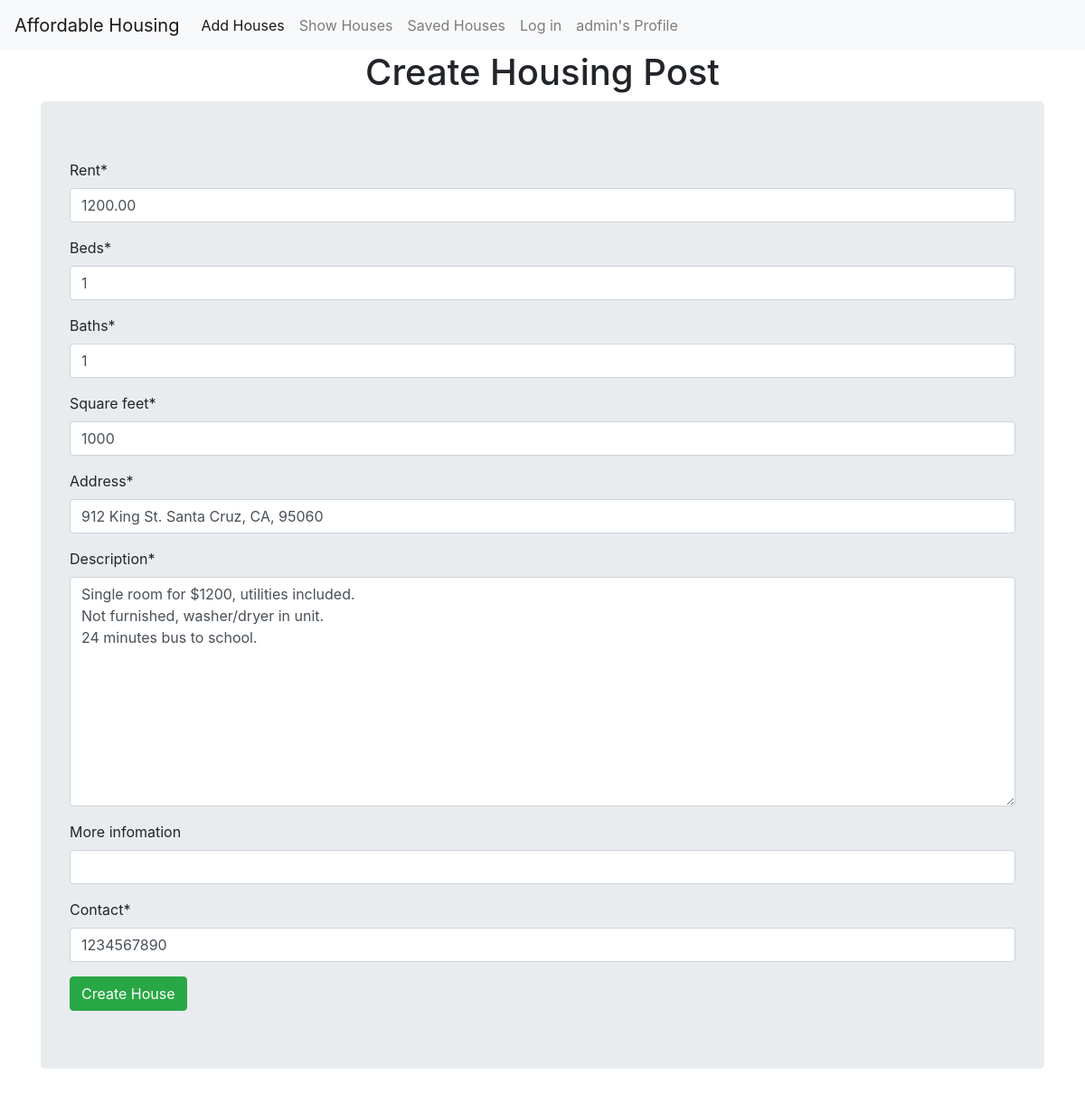
/update/1 (signed in), run on the app's committed database.
### housing/models.py (models this page shows)
class House(models.Model):
    oid = models.AutoField(primary_key=True)
    rent = models.DecimalField(max_digits=8, decimal_places=2, default=1000.00)
    beds = models.IntegerField(default=3)
    baths = models.IntegerField(default=3)
    square_feet = models.IntegerField(default=1000, null=True)
    address = models.CharField(default="", max_length=255)
    description = models.TextField(default="")
    More_infomation = models.URLField(max_length=200, blank=True, null=True)
    contact = models.IntegerField(default=1234567890)

### housing/views.py (the view)
# urls.py: path('update/<int:f_oid>', views.update_view, name= 'update_url'),
def update_view(request, f_oid):
    obj = House.objects.get(oid = f_oid)
    form = HouseForm(instance=obj)
    if request.method == 'POST':
        form = HouseForm(request.POST, instance=obj)
        if form.is_valid():
            form.save()
            return redirect('show_url') ###
    template_name = 'create_view.html'
    context = {'form': form}
    return render(request, template_name, context)

### housing/forms.py
class HouseForm(forms.ModelForm):
    class Meta:
        model = House
        fields = '__all__'
        lables = {
            'rent': 'Monthly Rent',
            'beds': 'Number Of Bedrooms',
            'baths': 'Number of Bathrooms',
            'square_feet': 'Sq. Ft',
            'address': 'Address',
            'description': 'Description',
            'contact': 'Contact Number',
        }
        widgets  = {
            'rent' : forms.NumberInput(attrs={'placeholder': 'eg. 1800'}),
            'beds' : forms.NumberInput(attrs={'placeholder': 'eg. 1800'}),
            'baths' : forms.NumberInput(attrs={'placeholder': 'eg. 1800'}),
            'square_feet' : forms.NumberInput(attrs={'placeholder': 'eg. 1800'}),
            'address' : forms.TextInput(attrs={'placeholder': 'eg. 1800'}),
            'description' : forms.Textarea(attrs={'placeholder': 'eg. 1800'}),
            'contact' : forms.NumberInput(attrs={'placeholder': 'eg. 1800'}),
            'moreInfo' : forms.URLInput(attrs={'placeholder': 'eg. https://example.com'}),
        }

### housing/templates/create_view.html (shortened to what this page needs)
{% extends 'layout.html' %}
{% load crispy_forms_tags %}
{% block content %}
<center><h1>Create Housing Post</h1></center>
<div class="container">
   <form method="post" class="jumbotron">
       {{form|crispy}}
       <input type="submit" value="Create House" class="btn btn-success">
   </form>
</div>
{% endblock %}

### housing/templates/layout.html (shortened to what this page needs)
<!DOCTYPE html>
<html>
<head>
   <link rel="stylesheet" href="https://cdn.jsdelivr.net/npm/bootstrap@4.0.0/dist/css/bootstrap.min.css">
</head>
<body>
   <nav class="navbar navbar-expand-lg navbar-light bg-light">
       <a class="navbar-brand" href="#">Affordable Housing</a>
       <div class="collapse navbar-collapse" id="navbarSupportedContent">
         <ul class="navbar-nav mr-auto">
           <li class="nav-item active">
             <a class="nav-link" href="{% url 'create_url' %}">Add Houses<span class="sr-only">(current)</span></a>
           </li>
           <li class="nav-item">
             <a class="nav-link" href="{% url 'show_url' %}">Show Houses</a>
           </li>
           <li class="nav-item">
            <a class="nav-link" href="{% url 'savedRead_url' %}">Saved Houses</a>
           </li>
           <li class="nav-item">
            <a class="nav-link" href="{% url 'index' %}">Log in</a>
           </li>
           {% if user.is_authenticated %}
            <li class="nav-item">
              <a class="nav-link" href="{% url 'savedRead_url' %}">{{ user.username }}'s Profile</a>
            </li>
           {% endif %}
         </ul>
       </div>
     </nav>
   {% block content %}
   {% endblock %}
</body>
</html>

### data on the page
House: rent "1200.00", beds "1", baths "1", square_feet "1000", address "912 King St. Santa Cruz, CA, 95060", description "Single room for $1200, utilities included. Not furnished, washer/dryer in unit. 24 minutes bus to school.", contact "1234567890"

### other printed values
{{ user.username }} "admin"
